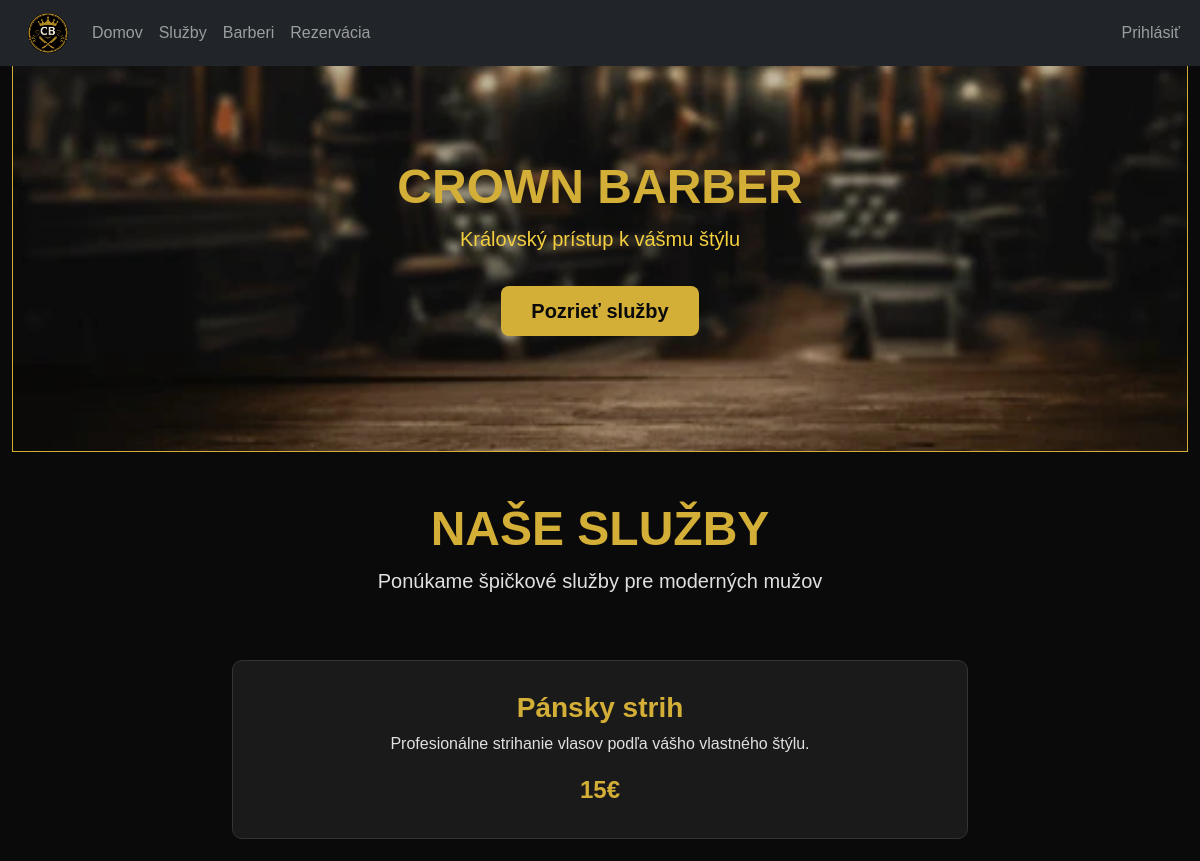
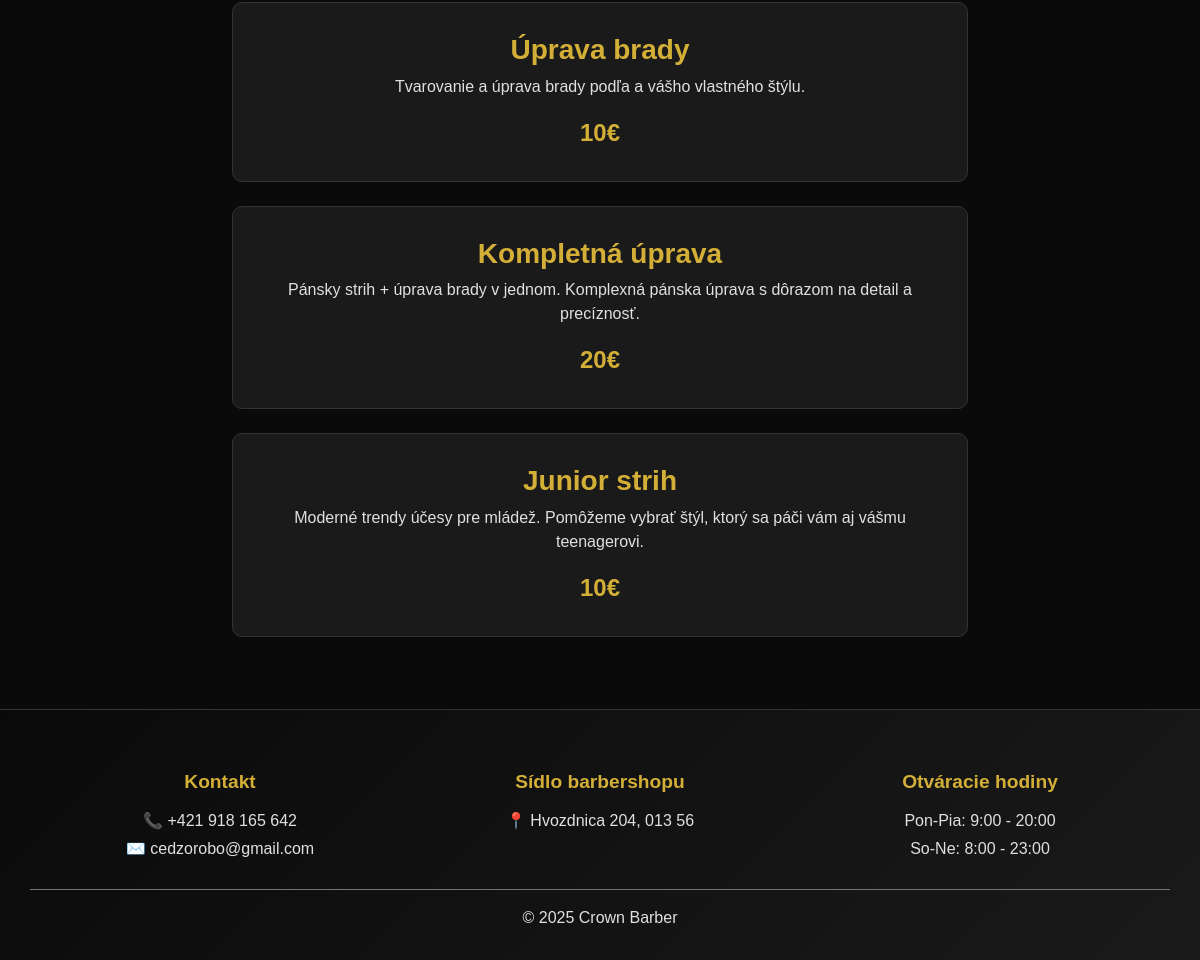
The page / on the database its author committed (2 pictures, top to bottom).
### tables this page shows
CREATE TABLE `services` (
                            `id` int(11) NOT NULL AUTO_INCREMENT,
                            `title` varchar(100) NOT NULL,
                            `price` int(11) NOT NULL,
                            `duration` int(11) NOT NULL,
                            `description` varchar(500) DEFAULT NULL,
                            PRIMARY KEY (`id`)
);

### Framework/Http/Responses/Response.php (called while the page is built, shortened)
<?php
abstract class Response
{
    public function send(): void
    {
        $this->generate();
    }
}

### public/index.php (called while the page is built, shortened)
<?php
require __DIR__ . '/../Framework/ClassLoader.php';
try {
    $app = new App();
    $app->run();
} catch (Exception $e) {
    die('An error occurred: ' . $e->getMessage());
}

### Framework/ClassLoader.php (called while the page is built, shortened)
<?php
class ClassLoader
{
    public static function Boot(): void
    {
        spl_autoload_register(function ($class_name) {
            $baseDir = realpath(dirname(__DIR__));
            $relativePath = str_replace('\\', DIRECTORY_SEPARATOR, ltrim($class_name, '\\')) . '.php';
            $file = $baseDir . DIRECTORY_SEPARATOR . $relativePath;
        });
    }
}

### Framework/Core/Model.php (called while the page is built, shortened)
<?php
abstract class Model implements \JsonSerializable
{
    protected static array $columnsMap = [];
    private static array $dbColumns = [];
    private static IDbConvention $dbConventions;
    protected static function getTableName(): string
    {
        return self::getConventions()->getTableName(get_called_class());
    }
    protected static function getPkColumnName(): string
    {
        return self::getConventions()->getPkColumnName(get_called_class());
    }
    protected static function getColumnsMap(): array
    {
        return static::$columnsMap ?? [];
    }
    public static function getAll(
        ?string $whereClause = null,
        array   $whereParams = [],
        ?string $orderBy = null,
        ?int    $limit = null,
        ?int    $offset = null
    ): array
    {
        try {
            $sql = "SELECT " . static::getDBColumnNamesList() . " FROM `" . static::getTableName() . "`";
            $stmt = Connection::getInstance()->prepare($sql);
            $stmt->execute($whereParams);
            $models = $stmt->fetchAll(PDO::FETCH_CLASS | PDO::FETCH_PROPS_LATE, static::class);
            $dataSet = new ResultSet($models);
            return $models;
        } catch (PDOException $exception) {
            throw new Exception('Query failed: ' . $exception->getMessage(), 0, $exception);
        }
    }
    private static function getDbColumns(): array
    {
        try {
            $sql = "DESCRIBE " . static::getTableName();
            $stmt = Connection::getInstance()->prepare($sql);
            $stmt->execute([]);
            self::$dbColumns[static::class] = array_column($stmt->fetchAll(), 'Field');
            return self::$dbColumns[static::class];
        } catch (PDOException $exception) {
            throw new Exception('Query failed: ' . $exception->getMessage(), 0, $exception);
        }
    }
    private function getIdValue(): mixed
    {
        $pk = static::getPkColumnName();
        $prop = static::toPropertyName($pk);
        return isset($this->{$prop}) ? $this->{$prop} : null;
    }
    private static function getModelProperties(): array
    {
        $reflection = new \ReflectionClass(static::class);
        $properties = [];
        foreach ($reflection->getProperties() as $property) {
            $propertyName = $property->getName();
            if ($property->isStatic()) {
                continue;
            }
            $properties[$propertyName] = true;
        }
        return $properties;
    }
    private static function getDBColumnNamesList(): string
    {
        $dbColumns = [];
        foreach (static::getDbColumns() as $columnName) {
            $propertyName = static::toPropertyName($columnName);
            if ($propertyName != $columnName) {
                $dbColumns[] = "`$columnName` AS {$propertyName}";
            } else {
                $dbColumns[] = $columnName;
            }
        }
        return implode(', ', $dbColumns);
    }
    private static function toPropertyName(string $columnName): string
    {
        $customMapping = static::getColumnsMap();
        if (isset($customMapping[$columnName])) {
            return $customMapping[$columnName];
        } else {
            return static::getConventions()->toPropertyName($columnName);
        }
    }
    private static function getConventions(): IDbConvention
    {
        if (!isset(static::$dbConventions)) {
            static::$dbConventions = new (Configuration::DB_CONVENTIONS_CLASS)();
        }
        return static::$dbConventions;
    }
}

### Framework/Support/Inflect.php (called while the page is built, shortened)
<?php
class Inflect
{
    public static $plural = array(
        '/(quiz)$/i' => "$1zes",
        '/^(ox)$/i' => "$1en",
        '/([m|l])ouse$/i' => "$1ice",
        '/(matr|vert|ind)ix|ex$/i' => "$1ices",
        '/(x|ch|ss|sh)$/i' => "$1es",
        '/([^aeiouy]|qu)y$/i' => "$1ies",
        '/(hive)$/i' => "$1s",
        '/(?:([^f])fe|([lr])f)$/i' => "$1$2ves",
        '/(shea|lea|loa|thie)f$/i' => "$1ves",
        '/sis$/i' => "ses",
        '/([ti])um$/i' => "$1a",
        '/(tomat|potat|ech|her|vet)o$/i' => "$1oes",
        '/(bu)s$/i' => "$1ses",
        '/(alias)$/i' => "$1es",
        '/(octop)us$/i' => "$1i",
        '/(ax|test)is$/i' => "$1es",
        '/(us)$/i' => "$1es",
        '/s$/i' => "s",
        '/$/' => "s"
    );
    public static $irregular = array(
        'move' => 'moves',
        'foot' => 'feet',
        'goose' => 'geese',
        'sex' => 'sexes',
        'child' => 'children',
        'man' => 'men',
        'tooth' => 'teeth',
        'person' => 'people',
        'valve' => 'valves'
    );
    public static function pluralize($string)
    {
        foreach (self::$irregular as $pattern => $result) {
            $pattern = '/' . $pattern . '$/i';
        }
        foreach (self::$plural as $pattern => $result) {
            if (preg_match($pattern, $string)) {
                return preg_replace($pattern, $result, $string);
            }
        }
        return $string;
    }
}

### Framework/DB/DefaultConventions.php (called while the page is built, shortened)
<?php
class DefaultConventions implements IDbConvention
{
    public function getTableName(string $className): string
    {
        $arr = explode("\\", $className);
        return Inflect::pluralize(strtolower(end($arr)));
    }
    public function getPkColumnName(string $className): string
    {
        return 'id';
    }
    public function toPropertyName(string $columnName): string
    {
        return $columnName;
    }
}

### Framework/DB/Connection.php (called while the page is built, shortened)
<?php
class Connection
{
    private static ?Connection $instance = null;
    private PDO $db;
    public function __construct(PDO $db)
    {
        $this->db = $db;
    }
    public static function getInstance(): Connection
    {
        try {
            if (self::$instance == null) {
                $db = new PDO(
                    'mysql:dbname=' . Configuration::DB_NAME . ';host=' . Configuration::DB_HOST,
                    Configuration::DB_USER,
                    Configuration::DB_PASS
                );
                $db->setAttribute(PDO::ATTR_ERRMODE, PDO::ERRMODE_EXCEPTION);
                $db->setAttribute(PDO::ATTR_EMULATE_PREPARES, true);
                self::$instance = new self($db);
            }
            return self::$instance;
        } catch (PDOException $e) {
            throw new Exception('Connection failed: ' . $e->getMessage());
        }
    }
    public function prepare(string $sql): DebugStatement
    {
        try {
            return new DebugStatement($this->db->prepare($sql));
        } catch (PDOException $e) {
            throw new Exception('Prepare failed: ' . $e->getMessage());
        }
    }
}

### Framework/DB/DebugStatement.php (called while the page is built, shortened)
<?php
class DebugStatement
{
    private PDOStatementAlias $stmt;
    public function __construct($stmt)
    {
        $this->stmt = $stmt;
    }
    public function execute(?array $params = null): bool
    {
        $result = $this->stmt->execute($params);
        $this->stmt->debugDumpParams();
        return $result;
    }
    public function __call(string $name, array $arguments): mixed
    {
        return $this->stmt->{$name}(...$arguments);
    }
}

### App/Models/Service.php (called while the page is built, shortened)
<?php
class Service extends Model
{
    protected string $title;
    protected int $price;
    protected string $description;
    public function getTitle(): string
    {
        return $this->title;
    }
    public function getPrice(): int
    {
        return $this->price;
    }
    public function getDescription(): string
    {
        return $this->description;
    }
}

### App/Views/Home/index.view.php (the view, shortened to what this page needs)
<section class="cb-hero-section">
    <div class="container text-center">
        <h1 class="display-5 cb-gold-text">CROWN BARBER</h1>
        <p class="lead cb-gold-subtitle">Královský prístup k vášmu štýlu</p>
        <a href="#sluzby" class="btn cb-btn-gold btn-lg mt-3">Pozrieť služby</a>
    </div>
</section>
<section id="sluzby" class="cb-dark-section py-5">
    <div class="container">
        <div class="row justify-content-center">
            <div class="col-12 text-center mb-5">
                <h2 class="display-5 cb-gold-text">NAŠE SLUŽBY</h2>
                <p class="lead cb-text-muted">Ponúkame špičkové služby pre moderných mužov</p>
            </div>
        </div>
        <?php
        foreach (\App\Models\Service::getAll() as $service) : ?>
        <div class="row justify-content-center">
            <div class="col-md-10 col-lg-8">
                <div class="cb-dark-card mb-4">
                    <h3 class="cb-gold-text"><?= $service->getTitle() ?></h3>
                    <p class="cb-text-muted"><?= $service->getDescription() ?></p>
                    <span class="cb-price"><?= $service->getPrice() ?>€</span>
                </div>
            </div>
        </div>
        <?php endforeach; ?>
    </div>
</section>

### rows shown on the page
services: title "Pánsky strih", description "Profesionálne strihanie vlasov podľa vášho vlastného štýlu.", price "15"
services: title "Úprava brady", description "Tvarovanie a úprava brady podľa a vášho vlastného štýlu.", price "10"
services: title "Kompletná úprava", description "Pánsky strih + úprava brady v jednom. Komplexná pánska úprava s dôrazom na detail a precíznosť.", price "20"
services: title "Junior strih", description "Moderné trendy účesy pre mládež. Pomôžeme vybrať štýl, ktorý sa páči vám aj vášmu teenagerovi.", price "10"
